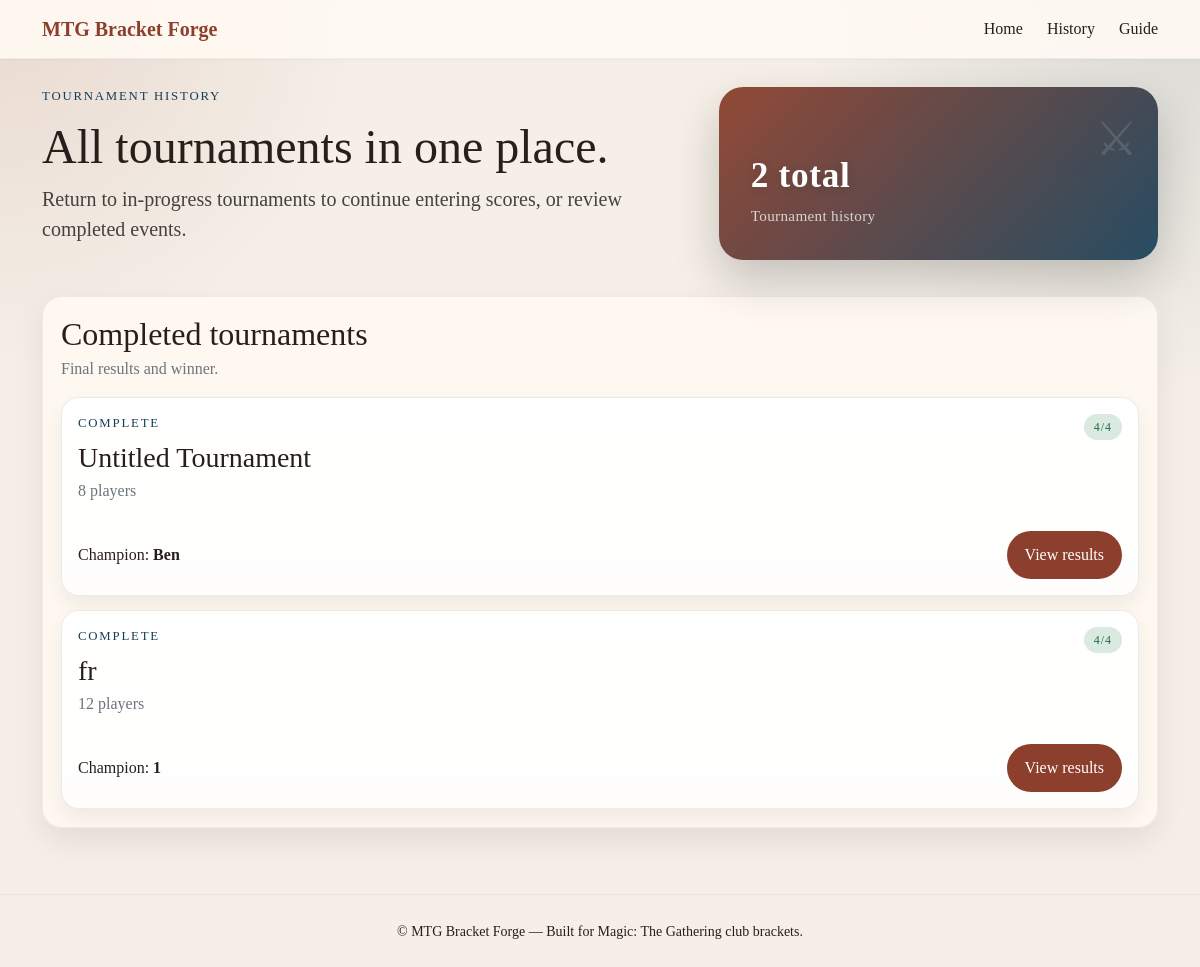
Before: /tournaments/history with the older database file.
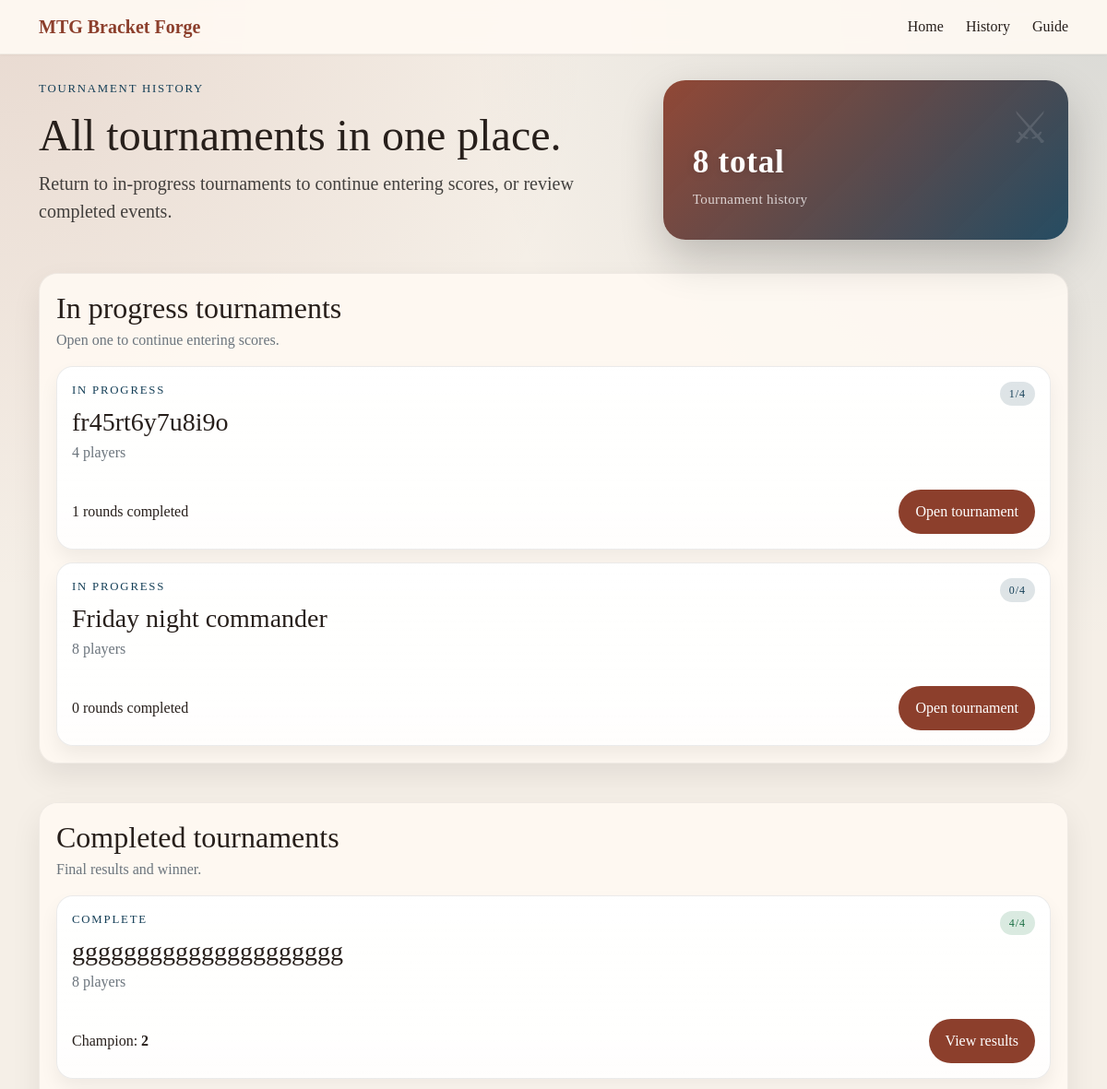
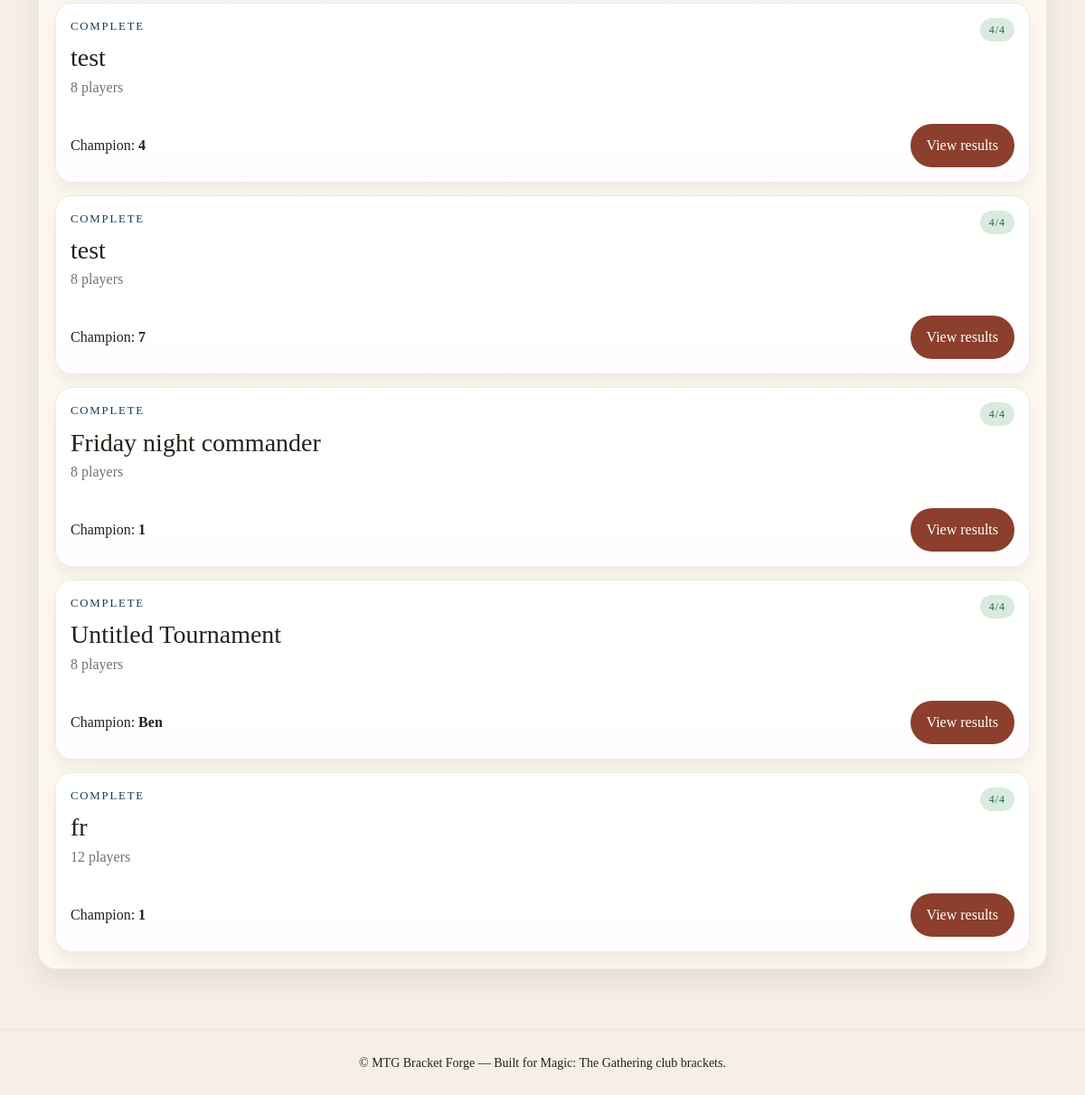
After: the same page with the newer database file (2 pictures, top to bottom).
### tables this page shows
CREATE TABLE tournaments (
                id INTEGER PRIMARY KEY AUTOINCREMENT,
                name TEXT NOT NULL,
                player_count INTEGER NOT NULL,
                player_names_json TEXT NOT NULL,
                pairing_order_json TEXT NOT NULL,
                round_scores_json TEXT NOT NULL DEFAULT '{}',
                finals_scores_json TEXT NOT NULL DEFAULT '{}',
                status TEXT NOT NULL DEFAULT 'in progress',
                champion_name TEXT,
                created_at TEXT NOT NULL DEFAULT (datetime('now')),
                updated_at TEXT NOT NULL DEFAULT (datetime('now'))
            );

### app.py (the view)
@app.route('/tournaments/history')
def history():
    tournaments = list_all_tournaments()
    active_tournaments = [t for t in tournaments if t['status'] != 'complete']
    completed_tournaments = [t for t in tournaments if t['status'] == 'complete']
    return render_template(
        'history.html',
        active_tournaments=active_tournaments,
        completed_tournaments=completed_tournaments,
        total_tournaments=len(tournaments),
    )

### app.py (called while the page is built)
@app.context_processor
def inject_site_name():
    return {"site_name": "MTG Bracket Forge"}

def get_db_connection():
    conn = sqlite3.connect(DB_PATH)
    conn.row_factory = sqlite3.Row
    return conn

def normalize_round_scores(raw_scores):
    normalized = {}
    for round_number, pods in (raw_scores or {}).items():
        round_key = int(round_number)
        normalized[round_key] = {}
        for pod_number, player_scores in (pods or {}).items():
            pod_key = int(pod_number)
            normalized[round_key][pod_key] = {}
            for slot_number, score_entry in (player_scores or {}).items():
                normalized[round_key][pod_key][int(slot_number)] = score_entry
    return normalized

def deserialize_tournament(row):
    if row is None:
        return None
    return {
        "id": row["id"],
        "name": row["name"],
        "player_count": row["player_count"],
        "player_names": json.loads(row["player_names_json"]),
        "pairing_order": json.loads(row["pairing_order_json"]),
        "round_scores": normalize_round_scores(json.loads(row["round_scores_json"])),
        "status": row["status"],
        "champion_name": row["champion_name"],
    }

def list_all_tournaments():
    with get_db_connection() as conn:
        rows = conn.execute(
            "SELECT * FROM tournaments ORDER BY id DESC"
        ).fetchall()
    tournaments = []
    for row in rows:
        tournament = deserialize_tournament(row)
        tournaments.append(enrich_tournament(tournament, persist=False))
    return tournaments

def initialize_stats(player_names):
    return {
        name: {
            "name": name,
            "wins": 0,
            "points": 0,
            "rounds_played": 0,
            "opponents": [],
            "opponent_match_win_pct": 0.0,
        }
        for name in player_names
    }

def update_opponent_strength(stats):
    match_win_pct = {}
    for name, entry in stats.items():
        rounds_played = max(1, entry["rounds_played"])
        match_win_pct[name] = entry["wins"] / rounds_played
    for name, entry in stats.items():
        if not entry["opponents"]:
            entry["opponent_match_win_pct"] = 0.0
            continue
        total = sum(match_win_pct[opponent] for opponent in entry["opponents"])
        entry["opponent_match_win_pct"] = total / len(entry["opponents"])

### templates/history.html (shortened to what this page needs)
{% extends 'base.html' %}
{% block hero %}
<section class="sr-hero">
    <div class="container hero-grid">
        <div>
            <p class="sr-kicker">Tournament history</p>
            <h1 class="display-5">All tournaments in one place.</h1>
            <p class="lead">Return to in-progress tournaments to continue entering scores, or review completed events.</p>
        </div>
        <div class="sr-hero-card">
            <div>
                <h2>{{ total_tournaments }} total</h2>
                <p>Tournament history</p>
            </div>
        </div>
    </div>
</section>
{% endblock %}
{% block content %}
    <div class="row g-4">
        {% if active_tournaments %}
        <div class="col-12">
            <section class="sr-card bracket-panel">
                <div class="mb-3">
                    <h2 class="mb-1">In progress tournaments</h2>
                    <p class="text-muted mb-0">Open one to continue entering scores.</p>
                </div>
                <div class="dashboard-grid">
                    {% for tournament in active_tournaments %}
                        <article class="tournament-card">
                            <div class="d-flex justify-content-between align-items-start gap-3">
                                <div>
                                    <p class="sr-kicker mb-2">{{ tournament.status }}</p>
                                    <h3 class="mb-1">{{ tournament.name }}</h3>
                                    <p class="text-muted mb-0">{{ tournament.player_count }} players</p>
                                </div>
                                <span class="status-pill">{{ tournament.completed_rounds }}/4</span>
                            </div>
                            <div class="mt-3 d-flex justify-content-between align-items-center gap-3 flex-wrap">
                                <p class="mb-0">{{ tournament.completed_rounds }} rounds completed</p>
                                <a class="sr-cta btn" href="{{ url_for('tournament_detail', tournament_id=tournament.id) }}">Open tournament</a>
                            </div>
                        </article>
                    {% endfor %}
                </div>
            </section>
        </div>
        {% endif %}
        {% if completed_tournaments %}
        <div class="col-12">
            <section class="sr-card bracket-panel">
                <div class="mb-3">
                    <h2 class="mb-1">Completed tournaments</h2>
                    <p class="text-muted mb-0">Final results and winner.</p>
                </div>
                <div class="dashboard-grid">
                    {% for tournament in completed_tournaments %}
                        <article class="tournament-card">
                            <div class="d-flex justify-content-between align-items-start gap-3">
                                <div>
                                    <p class="sr-kicker mb-2">{{ tournament.status }}</p>
                                    <h3 class="mb-1">{{ tournament.name }}</h3>
                                    <p class="text-muted mb-0">{{ tournament.player_count }} players</p>
                                </div>
                                <span class="status-pill status-complete">4/4</span>
                            </div>
                            <div class="mt-3 d-flex justify-content-between align-items-center gap-3 flex-wrap">
                                <p class="mb-0">{% if tournament.champion_name %}Champion: <strong>{{ tournament.champion_name }}</strong>{% else %}Top 4 finalists from standings{% endif %}</p>
                                <a class="sr-cta btn" href="{{ url_for('tournament_detail', tournament_id=tournament.id) }}">View results</a>
                            </div>
                        </article>
                    {% endfor %}
                </div>
            </section>
        </div>
        {% endif %}
    </div>
{% endblock %}

### templates/base.html (shortened to what this page needs)
<!DOCTYPE html>
<html lang="en">
<head>
    <link href="https://cdn.jsdelivr.net/npm/bootstrap@5.1.3/dist/css/bootstrap.min.css" rel="stylesheet">
    <link rel="stylesheet" href="{{ url_for('static', filename='css/silkroad.css') }}">
</head>
<body>
    <nav class="sr-navbar">
        <div class="container d-flex align-items-center justify-content-between">
            <a class="sr-brand" href="/">{{ site_name }}</a>
            <div class="sr-nav">
                <a class="sr-link" href="/">Home</a>
                <a class="sr-link" href="/tournaments/history">History</a>
                <a class="sr-link" href="/about">Guide</a>
            </div>
        </div>
    </nav>
    {% block hero %}{% endblock %}
    <main class="container my-4">
        {% block content %}{% endblock %}
    </main>
    <footer class="sr-footer mt-5">
        <div class="container text-center py-4">
            <small>© {{ site_name }} — Built for Magic: The Gathering club brackets.</small>
        </div>
    </footer>
</body>
</html>

### static/css/silkroad.css (style rules this page uses)
:root { --sr-primary:#8c3f2c; --sr-secondary:#153f57; --sr-accent:#d29a3a; --sr-bg:#f5efe7; --sr-panel:#fffaf3; --sr-text:#271f1b; --sr-muted:#6d5f54; }
* { box-sizing:border-box; }
body { font-family:Georgia,'Times New Roman',serif;background: radial-gradient(circle at top left, rgba(140,63,44,0.12), transparent 24%), radial-gradient(circle at top right, rgba(21,63,87,0.12), transparent 26%), var(--sr-bg);color:var(--sr-text); }
.sr-navbar { background:rgba(255,250,243,0.9);backdrop-filter:blur(10px);padding:14px 0;border-bottom:1px solid rgba(0,0,0,0.05);box-shadow:0 1px 3px rgba(0,0,0,0.03) }
.sr-brand { font-weight:700;color:var(--sr-primary);font-size:1.25rem;text-decoration:none }
.sr-nav .sr-link { margin-left:18px;color:var(--sr-text);text-decoration:none }
.sr-cta { background:var(--sr-primary);color:#fff;padding:12px 18px;border-radius:999px;text-decoration:none;border:none }
.sr-hero { padding:28px 0 12px; }
.hero-grid { display:grid;grid-template-columns:1.5fr 1fr;gap:18px;align-items:stretch; }
.sr-kicker { letter-spacing:.14em;text-transform:uppercase;font-size:.8rem;color:var(--sr-secondary);margin-bottom:.75rem; }
.sr-hero .lead { color:rgba(0,0,0,0.72);max-width:58ch; }
.sr-hero-card { display:flex;flex-direction:column;align-items:flex-start;justify-content:flex-end;min-height:100%;padding:32px;border-radius:24px;background:linear-gradient(135deg, rgba(140,63,44,.95), rgba(21,63,87,.92));color:#fff;box-shadow:0 20px 48px rgba(0,0,0,.2);position:relative;overflow:hidden; }
.sr-hero-card::before { content:'⚔';position:absolute;top:16px;right:20px;font-size:48px;opacity:.12; }
.sr-hero-card h2 { margin:0 0 4px 0;font-size:2.2rem;font-weight:700;letter-spacing:.02em;text-shadow:0 2px 8px rgba(0,0,0,.15); }
.sr-hero-card p { margin:8px 0 0 0;color:rgba(255,255,255,.75);font-size:.95rem;letter-spacing:.02em;position:relative;z-index:1; }
.sr-card { background:rgba(255,250,243,0.88);border-radius:20px;padding:18px;box-shadow:0 14px 32px rgba(0,0,0,0.08);margin-bottom:18px;border:1px solid rgba(0,0,0,0.06) }
.sr-footer { border-top:1px solid rgba(0,0,0,0.05);background:transparent }
.bracket-panel { overflow:hidden; }
.dashboard-grid { display:grid;gap:14px; }
.tournament-card { display:grid;gap:12px;padding:16px;border-radius:18px;border:1px solid rgba(0,0,0,0.08);background:linear-gradient(180deg, rgba(255,255,255,.95), rgba(255,255,255,.86));box-shadow:0 10px 20px rgba(0,0,0,.06); }
.status-pill { display:inline-flex;align-items:center;padding:4px 10px;border-radius:999px;background:rgba(21,63,87,0.14);color:var(--sr-secondary);font-size:.75rem;letter-spacing:.08em;text-transform:uppercase; }
.status-complete { background:rgba(28,123,72,0.16);color:#1b6f43; }
@media (min-width:768px) { .sr-nav { display:flex;align-items:center } }
@media (min-width:768px) { .sr-nav .sr-link { margin-left:24px } }

Changed rows visible on the page:
added tournaments: status "IN PROGRESS", name "fr45rt6y7u8i9o", player_count "4", completed_rounds "1", shown under "In progress tournaments"
added tournaments: status "IN PROGRESS", name "Friday night commander", player_count "8", completed_rounds "0", shown under "In progress tournaments"
added tournaments: status "COMPLETE", name "ggggggggggggggggggggg", player_count "8", champion_name "2", shown under "Completed tournaments"
added tournaments: status "COMPLETE", name "test", player_count "8", champion_name "4", shown under "Completed tournaments"
added tournaments: status "COMPLETE", name "test", player_count "8", champion_name "7", shown under "Completed tournaments"
added tournaments: status "COMPLETE", name "Friday night commander", player_count "8", champion_name "1", shown under "Completed tournaments"
Other visible differences:
{{ total_tournaments }}: "2" → "8"
text now shown: "In progress tournaments Open one to continue entering scores."
